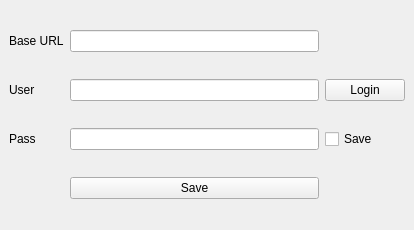
<?xml version="1.0" encoding="UTF-8"?>
<ui version="4.0">
 <class>SettingsWindow</class>
 <widget class="QMainWindow" name="SettingsWindow">
  <property name="geometry">
   <rect>
    <x>0</x>
    <y>0</y>
    <width>414</width>
    <height>230</height>
   </rect>
  </property>
  <property name="windowTitle">
   <string>Settings</string>
  </property>
  <widget class="QWidget" name="centralwidget">
   <layout class="QGridLayout" name="gridLayout">
    <item row="0" column="0">
     <widget class="QLabel" name="label_url">
      <property name="text">
       <string>Base URL</string>
      </property>
     </widget>
    </item>
    <item row="0" column="1">
     <widget class="QLineEdit" name="line_edit_url"/>
    </item>
    <item row="1" column="0">
     <widget class="QLabel" name="label_user">
      <property name="text">
       <string>User</string>
      </property>
     </widget>
    </item>
    <item row="1" column="1">
     <widget class="QLineEdit" name="line_edit_user"/>
    </item>
    <item row="1" column="2">
     <widget class="QPushButton" name="button_login">
      <property name="text">
       <string>Login</string>
      </property>
     </widget>
    </item>
    <item row="2" column="0">
     <widget class="QLabel" name="label_pass">
      <property name="text">
       <string>Pass</string>
      </property>
     </widget>
    </item>
    <item row="2" column="1">
     <widget class="QLineEdit" name="line_edit_pass">
      <property name="echoMode">
       <enum>QLineEdit::Password</enum>
      </property>
     </widget>
    </item>
    <item row="3" column="1">
     <widget class="QPushButton" name="button_save">
      <property name="text">
       <string>Save</string>
      </property>
     </widget>
    </item>
    <item row="2" column="2">
     <widget class="QCheckBox" name="check_box_save_password">
      <property name="text">
       <string>Save</string>
      </property>
     </widget>
    </item>
   </layout>
  </widget>
 </widget>
 <resources/>
 <connections/>
</ui>
